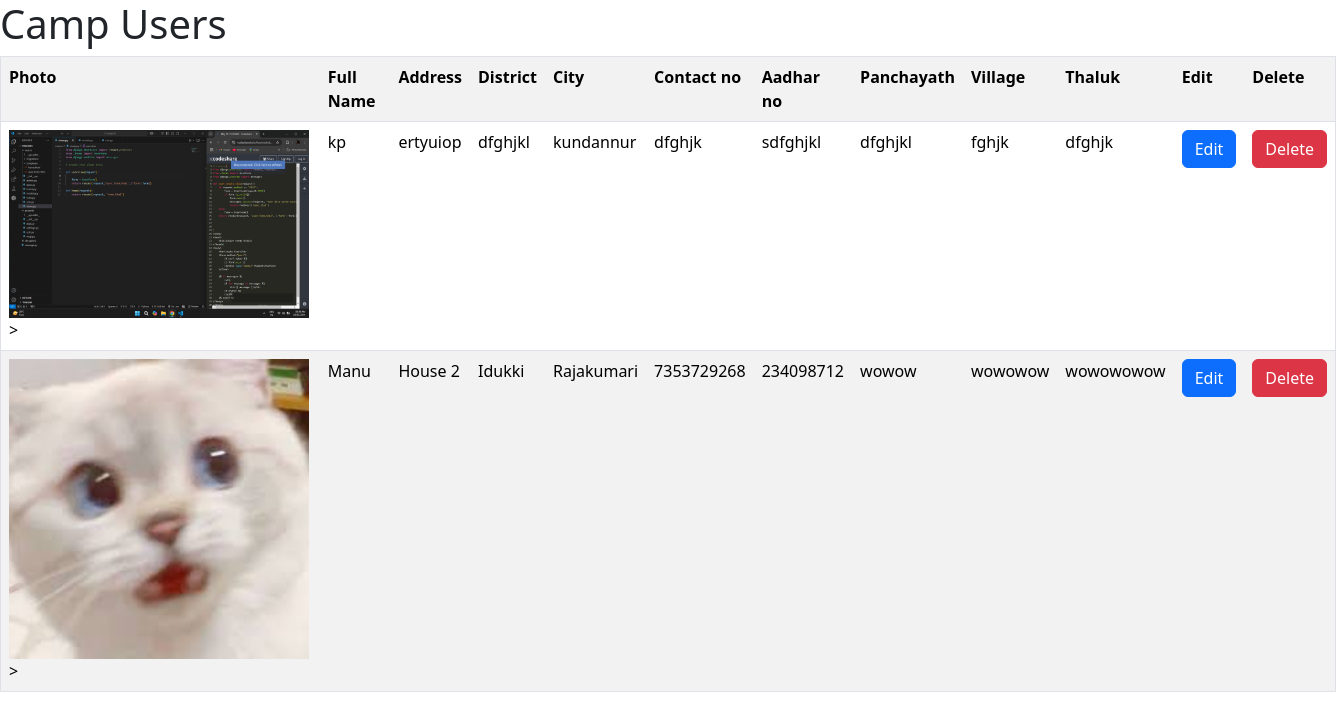
/campusersview (signed in), run on the app's committed database.
### app/models.py (models this page shows)
class CampUser(models.Model):
    photo=models.ImageField(upload_to='camp')          # Here camp is the folder name where the images added will be stored
    full_name=models.CharField(max_length=100)
    address=models.CharField(max_length=100)
    district=models.CharField(max_length=100)
    city=models.CharField(max_length=100)
    contact_no=models.CharField(max_length=100)
    aadhar_no=models.CharField(max_length=100)
    panchayath=models.CharField(max_length=100)
    village=models.CharField(max_length=100)
    thaluk=models.CharField(max_length=100)
    current_date=models.DateField(auto_now_add=True)
    camp_id=models.ForeignKey(Login,on_delete=models.CASCADE,null=True,blank=True)

### app/views.py (the view)
# urls.py: path('campusersview',views.CampUsersView,name="CampUsersView"),                 # path of viewing camp user
def CampUsersView(request):
    session_id=request.session['camp_id']
    a=get_object_or_404(Login,id=session_id)
    users=CampUser.objects.filter(camp_id=a)
    return render(request,'camp_users_table.html',{'users':users})

### app/templates/camp_users_table.html (shortened to what this page needs)
{% load static %}
<!DOCTYPE html>
<html lang="en">
  <head>
    <link
      href="https://cdn.jsdelivr.net/npm/bootstrap@5.3.3/dist/css/bootstrap.min.css"
      rel="stylesheet"
    />
  </head>
  <body>
    <h1>Camp Users</h1>
    <table class="table table-striped" border="1">
      <tr>
        <th>Photo</th>
        <th>Full Name</th>
        <th>Address</th>
        <th>District</th>
        <th>City</th>
        <th>Contact no</th>
        <th>Aadhar no</th>
        <th>Panchayath</th>
        <th>Village</th>
        <th>Thaluk</th>
        <th>Edit</th>
        <th>Delete</th>
      </tr>
      {% for user in users %}
      <tr>
        <td>
          <img src="{{user.photo.url}}" style="width: 300px; height: auto" />
          >
        </td>
        <td>{{user.full_name}}</td>
        <td>{{user.address}}</td>
        <td>{{user.district}}</td>
        <td>{{user.city}}</td>
        <td>{{user.contact_no}}</td>
        <td>{{user.aadhar_no}}</td>
        <td>{{user.panchayath}}</td>
        <td>{{user.village}}</td>
        <td>{{user.thaluk}}</td>
        <td><button class="btn btn-primary"><a href="{% url 'EditCampUser' user.id %}"  style="color: white;text-decoration: none;">Edit</a></button></td>
        <td>
          <button
            class="btn btn-danger"
            data-toggle="modal"
            data-target="#deleteModal"
            data-user-id="{{ user.id }}"
          >
            Delete
          </button>
        </td>
      </tr>
      {% endfor %}
    </table>
  </body>
</html>

### data on the page
CampUser: photo (picture), full_name "kp", address "ertyuiop", district "dfghjkl", city "kundannur", contact_no "dfghjk", aadhar_no "sdfghjkl", panchayath "dfghjkl", village "fghjk", thaluk "dfghjk"
CampUser: photo (picture), full_name "Manu", address "House 2", district "Idukki", city "Rajakumari", contact_no "7353729268", aadhar_no "234098712", panchayath "wowow", village "wowowow", thaluk "wowowowow"
